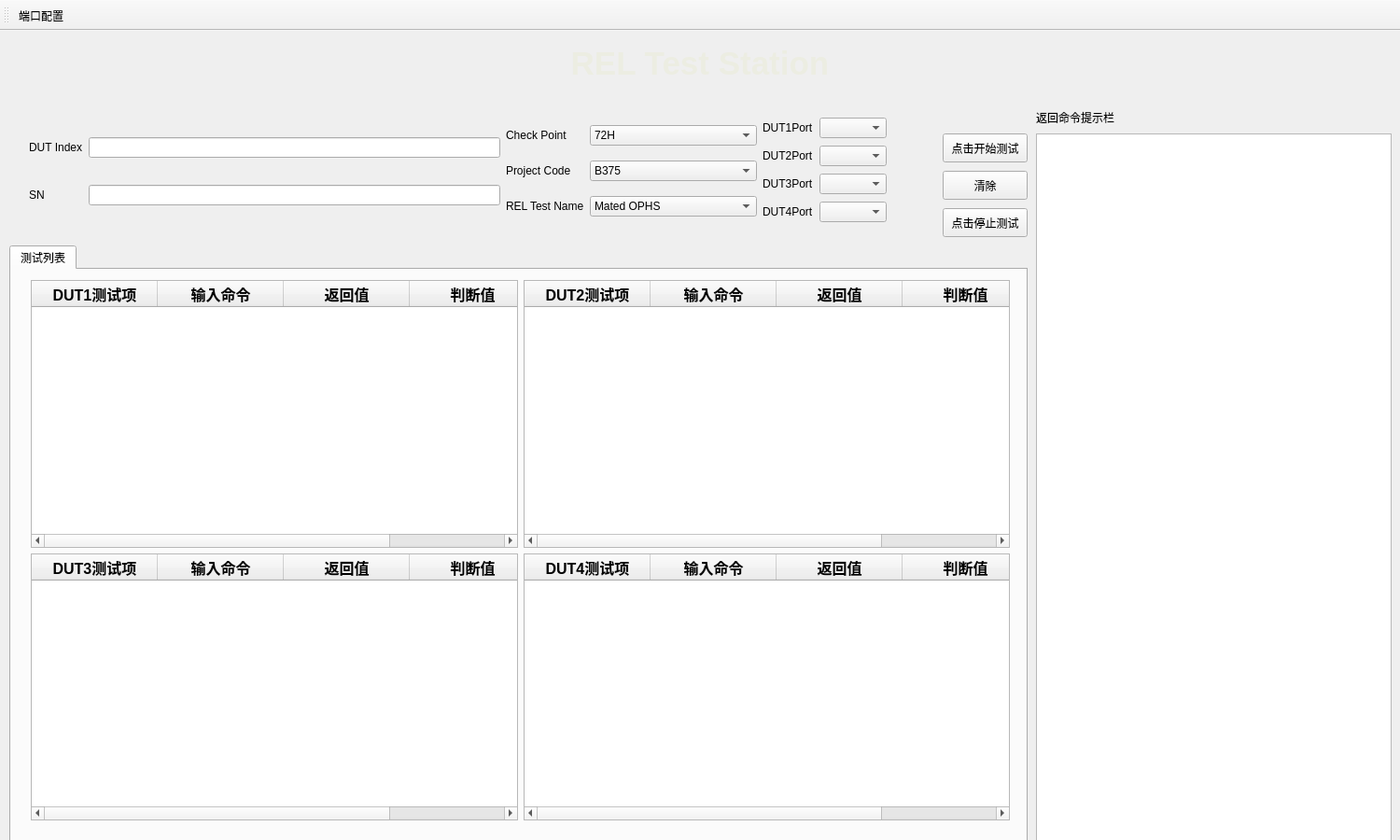
<?xml version="1.0" encoding="UTF-8"?>
<ui version="4.0">
 <class>MainWindow</class>
 <widget class="QMainWindow" name="MainWindow">
  <property name="enabled">
   <bool>true</bool>
  </property>
  <property name="geometry">
   <rect>
    <x>0</x>
    <y>0</y>
    <width>1500</width>
    <height>900</height>
   </rect>
  </property>
  <property name="minimumSize">
   <size>
    <width>1500</width>
    <height>900</height>
   </size>
  </property>
  <property name="maximumSize">
   <size>
    <width>1500</width>
    <height>900</height>
   </size>
  </property>
  <property name="windowTitle">
   <string>REL Test Plant</string>
  </property>
  <property name="autoFillBackground">
   <bool>false</bool>
  </property>
  <property name="animated">
   <bool>true</bool>
  </property>
  <widget class="QWidget" name="centralWidget">
   <widget class="QLabel" name="Picturelabel">
    <property name="geometry">
     <rect>
      <x>10</x>
      <y>10</y>
      <width>1480</width>
      <height>51</height>
     </rect>
    </property>
    <property name="maximumSize">
     <size>
      <width>1500</width>
      <height>70</height>
     </size>
    </property>
    <property name="text">
     <string/>
    </property>
    <property name="scaledContents">
     <bool>true</bool>
    </property>
    <property name="alignment">
     <set>Qt::AlignCenter</set>
    </property>
   </widget>
   <widget class="QTabWidget" name="Boxswitch">
    <property name="geometry">
     <rect>
      <x>10</x>
      <y>230</y>
      <width>1091</width>
      <height>641</height>
     </rect>
    </property>
    <property name="currentIndex">
     <number>0</number>
    </property>
    <widget class="QWidget" name="tab1">
     <attribute name="title">
      <string>测试列表</string>
     </attribute>
     <widget class="QWidget" name="layoutWidget">
      <property name="geometry">
       <rect>
        <x>10</x>
        <y>0</y>
        <width>1071</width>
        <height>601</height>
       </rect>
      </property>
      <layout class="QGridLayout" name="gridLayout_2">
       <item row="0" column="0">
        <widget class="QTableWidget" name="box1table1">
         <property name="palette">
          <palette>
           <active>
            <colorrole role="WindowText">
             <brush brushstyle="SolidPattern">
              <color alpha="255">
               <red>0</red>
               <green>0</green>
               <blue>0</blue>
              </color>
             </brush>
            </colorrole>
            <colorrole role="Text">
             <brush brushstyle="SolidPattern">
              <color alpha="255">
               <red>0</red>
               <green>0</green>
               <blue>0</blue>
              </color>
             </brush>
            </colorrole>
            <colorrole role="LinkVisited">
             <brush brushstyle="SolidPattern">
              <color alpha="255">
               <red>255</red>
               <green>255</green>
               <blue>255</blue>
              </color>
             </brush>
            </colorrole>
           </active>
           <inactive>
            <colorrole role="WindowText">
             <brush brushstyle="SolidPattern">
              <color alpha="216">
               <red>0</red>
               <green>0</green>
               <blue>0</blue>
              </color>
             </brush>
            </colorrole>
            <colorrole role="Text">
             <brush brushstyle="SolidPattern">
              <color alpha="216">
               <red>0</red>
               <green>0</green>
               <blue>0</blue>
              </color>
             </brush>
            </colorrole>
            <colorrole role="LinkVisited">
             <brush brushstyle="SolidPattern">
              <color alpha="255">
               <red>255</red>
               <green>0</green>
               <blue>255</blue>
              </color>
             </brush>
            </colorrole>
           </inactive>
           <disabled>
            <colorrole role="WindowText">
             <brush brushstyle="SolidPattern">
              <color alpha="255">
               <red>120</red>
               <green>120</green>
               <blue>120</blue>
              </color>
             </brush>
            </colorrole>
            <colorrole role="Text">
             <brush brushstyle="SolidPattern">
              <color alpha="63">
               <red>0</red>
               <green>0</green>
               <blue>0</blue>
              </color>
             </brush>
            </colorrole>
            <colorrole role="LinkVisited">
             <brush brushstyle="SolidPattern">
              <color alpha="255">
               <red>255</red>
               <green>0</green>
               <blue>255</blue>
              </color>
             </brush>
            </colorrole>
           </disabled>
          </palette>
         </property>
         <property name="styleSheet">
          <string notr="true"/>
         </property>
         <property name="textElideMode">
          <enum>Qt::ElideLeft</enum>
         </property>
         <attribute name="horizontalHeaderMinimumSectionSize">
          <number>50</number>
         </attribute>
         <attribute name="horizontalHeaderDefaultSectionSize">
          <number>135</number>
         </attribute>
         <attribute name="verticalHeaderMinimumSectionSize">
          <number>50</number>
         </attribute>
         <attribute name="verticalHeaderDefaultSectionSize">
          <number>50</number>
         </attribute>
         <column>
          <property name="text">
           <string>DUT1测试项</string>
          </property>
          <property name="font">
           <font>
            <pointsize>12</pointsize>
            <bold>true</bold>
           </font>
          </property>
          <property name="background">
           <color>
            <red>235</red>
            <green>235</green>
            <blue>235</blue>
           </color>
          </property>
         </column>
         <column>
          <property name="text">
           <string>输入命令</string>
          </property>
          <property name="font">
           <font>
            <pointsize>12</pointsize>
            <bold>true</bold>
           </font>
          </property>
          <property name="background">
           <color>
            <red>235</red>
            <green>235</green>
            <blue>235</blue>
           </color>
          </property>
         </column>
         <column>
          <property name="text">
           <string>返回值</string>
          </property>
          <property name="font">
           <font>
            <pointsize>12</pointsize>
            <bold>true</bold>
           </font>
          </property>
          <property name="background">
           <color>
            <red>235</red>
            <green>235</green>
            <blue>235</blue>
           </color>
          </property>
         </column>
         <column>
          <property name="text">
           <string>判断值</string>
          </property>
          <property name="font">
           <font>
            <pointsize>12</pointsize>
            <bold>true</bold>
           </font>
          </property>
          <property name="background">
           <color>
            <red>235</red>
            <green>235</green>
            <blue>235</blue>
           </color>
          </property>
         </column>
        </widget>
       </item>
       <item row="0" column="1">
        <widget class="QTableWidget" name="box1table2">
         <property name="palette">
          <palette>
           <active>
            <colorrole role="WindowText">
             <brush brushstyle="SolidPattern">
              <color alpha="255">
               <red>0</red>
               <green>255</green>
               <blue>0</blue>
              </color>
             </brush>
            </colorrole>
            <colorrole role="LinkVisited">
             <brush brushstyle="SolidPattern">
              <color alpha="255">
               <red>0</red>
               <green>255</green>
               <blue>0</blue>
              </color>
             </brush>
            </colorrole>
           </active>
           <inactive>
            <colorrole role="WindowText">
             <brush brushstyle="SolidPattern">
              <color alpha="255">
               <red>0</red>
               <green>0</green>
               <blue>0</blue>
              </color>
             </brush>
            </colorrole>
            <colorrole role="LinkVisited">
             <brush brushstyle="SolidPattern">
              <color alpha="255">
               <red>0</red>
               <green>255</green>
               <blue>0</blue>
              </color>
             </brush>
            </colorrole>
           </inactive>
           <disabled>
            <colorrole role="WindowText">
             <brush brushstyle="SolidPattern">
              <color alpha="255">
               <red>120</red>
               <green>120</green>
               <blue>120</blue>
              </color>
             </brush>
            </colorrole>
            <colorrole role="LinkVisited">
             <brush brushstyle="SolidPattern">
              <color alpha="255">
               <red>0</red>
               <green>255</green>
               <blue>0</blue>
              </color>
             </brush>
            </colorrole>
           </disabled>
          </palette>
         </property>
         <property name="textElideMode">
          <enum>Qt::ElideLeft</enum>
         </property>
         <attribute name="horizontalHeaderMinimumSectionSize">
          <number>50</number>
         </attribute>
         <attribute name="horizontalHeaderDefaultSectionSize">
          <number>135</number>
         </attribute>
         <attribute name="verticalHeaderMinimumSectionSize">
          <number>50</number>
         </attribute>
         <attribute name="verticalHeaderDefaultSectionSize">
          <number>50</number>
         </attribute>
         <column>
          <property name="text">
           <string>DUT2测试项</string>
          </property>
          <property name="font">
           <font>
            <pointsize>12</pointsize>
            <bold>true</bold>
           </font>
          </property>
         </column>
         <column>
          <property name="text">
           <string>输入命令</string>
          </property>
          <property name="font">
           <font>
            <pointsize>12</pointsize>
            <bold>true</bold>
           </font>
          </property>
         </column>
         <column>
          <property name="text">
           <string>返回值</string>
          </property>
          <property name="font">
           <font>
            <pointsize>12</pointsize>
            <bold>true</bold>
           </font>
          </property>
         </column>
         <column>
          <property name="text">
           <string>判断值</string>
          </property>
          <property name="font">
           <font>
            <pointsize>12</pointsize>
            <bold>true</bold>
           </font>
          </property>
          <property name="background">
           <color>
            <red>235</red>
            <green>235</green>
            <blue>235</blue>
           </color>
          </property>
         </column>
        </widget>
       </item>
       <item row="1" column="0">
        <widget class="QTableWidget" name="box1table3">
         <property name="palette">
          <palette>
           <active>
            <colorrole role="WindowText">
             <brush brushstyle="SolidPattern">
              <color alpha="255">
               <red>0</red>
               <green>255</green>
               <blue>0</blue>
              </color>
             </brush>
            </colorrole>
            <colorrole role="LinkVisited">
             <brush brushstyle="SolidPattern">
              <color alpha="255">
               <red>0</red>
               <green>255</green>
               <blue>0</blue>
              </color>
             </brush>
            </colorrole>
           </active>
           <inactive>
            <colorrole role="WindowText">
             <brush brushstyle="SolidPattern">
              <color alpha="255">
               <red>0</red>
               <green>0</green>
               <blue>0</blue>
              </color>
             </brush>
            </colorrole>
            <colorrole role="LinkVisited">
             <brush brushstyle="SolidPattern">
              <color alpha="255">
               <red>0</red>
               <green>255</green>
               <blue>0</blue>
              </color>
             </brush>
            </colorrole>
           </inactive>
           <disabled>
            <colorrole role="WindowText">
             <brush brushstyle="SolidPattern">
              <color alpha="255">
               <red>120</red>
               <green>120</green>
               <blue>120</blue>
              </color>
             </brush>
            </colorrole>
            <colorrole role="LinkVisited">
             <brush brushstyle="SolidPattern">
              <color alpha="255">
               <red>0</red>
               <green>255</green>
               <blue>0</blue>
              </color>
             </brush>
            </colorrole>
           </disabled>
          </palette>
         </property>
         <property name="textElideMode">
          <enum>Qt::ElideLeft</enum>
         </property>
         <attribute name="horizontalHeaderMinimumSectionSize">
          <number>50</number>
         </attribute>
         <attribute name="horizontalHeaderDefaultSectionSize">
          <number>135</number>
         </attribute>
         <attribute name="verticalHeaderMinimumSectionSize">
          <number>50</number>
         </attribute>
         <attribute name="verticalHeaderDefaultSectionSize">
          <number>50</number>
         </attribute>
         <column>
          <property name="text">
           <string>DUT3测试项</string>
          </property>
          <property name="font">
           <font>
            <pointsize>12</pointsize>
            <bold>true</bold>
           </font>
          </property>
         </column>
         <column>
          <property name="text">
           <string>输入命令</string>
          </property>
          <property name="font">
           <font>
            <pointsize>12</pointsize>
            <bold>true</bold>
           </font>
          </property>
         </column>
         <column>
          <property name="text">
           <string>返回值</string>
          </property>
          <property name="font">
           <font>
            <pointsize>12</pointsize>
            <bold>true</bold>
           </font>
          </property>
         </column>
         <column>
          <property name="text">
           <string>判断值</string>
          </property>
          <property name="font">
           <font>
            <pointsize>12</pointsize>
            <bold>true</bold>
           </font>
          </property>
          <property name="background">
           <color>
            <red>235</red>
            <green>235</green>
            <blue>235</blue>
           </color>
          </property>
         </column>
        </widget>
       </item>
       <item row="1" column="1">
        <widget class="QTableWidget" name="box1table4">
         <property name="palette">
          <palette>
           <active>
            <colorrole role="WindowText">
             <brush brushstyle="SolidPattern">
              <color alpha="255">
               <red>0</red>
               <green>255</green>
               <blue>0</blue>
              </color>
             </brush>
            </colorrole>
            <colorrole role="LinkVisited">
             <brush brushstyle="SolidPattern">
              <color alpha="255">
               <red>0</red>
               <green>255</green>
               <blue>0</blue>
              </color>
             </brush>
            </colorrole>
           </active>
           <inactive>
            <colorrole role="WindowText">
             <brush brushstyle="SolidPattern">
              <color alpha="255">
               <red>0</red>
               <green>0</green>
               <blue>0</blue>
              </color>
             </brush>
            </colorrole>
            <colorrole role="LinkVisited">
             <brush brushstyle="SolidPattern">
              <color alpha="255">
               <red>0</red>
               <green>255</green>
               <blue>0</blue>
              </color>
             </brush>
            </colorrole>
           </inactive>
           <disabled>
            <colorrole role="WindowText">
             <brush brushstyle="SolidPattern">
              <color alpha="255">
               <red>120</red>
               <green>120</green>
               <blue>120</blue>
              </color>
             </brush>
            </colorrole>
            <colorrole role="LinkVisited">
             <brush brushstyle="SolidPattern">
              <color alpha="255">
               <red>0</red>
               <green>255</green>
               <blue>0</blue>
              </color>
             </brush>
            </colorrole>
           </disabled>
          </palette>
         </property>
         <property name="textElideMode">
          <enum>Qt::ElideLeft</enum>
         </property>
         <attribute name="horizontalHeaderMinimumSectionSize">
          <number>50</number>
         </attribute>
         <attribute name="horizontalHeaderDefaultSectionSize">
          <number>135</number>
         </attribute>
         <attribute name="verticalHeaderMinimumSectionSize">
          <number>50</number>
         </attribute>
         <attribute name="verticalHeaderDefaultSectionSize">
          <number>50</number>
         </attribute>
         <column>
          <property name="text">
           <string>DUT4测试项</string>
          </property>
          <property name="font">
           <font>
            <pointsize>12</pointsize>
            <bold>true</bold>
           </font>
          </property>
         </column>
         <column>
          <property name="text">
           <string>输入命令</string>
          </property>
          <property name="font">
           <font>
            <pointsize>12</pointsize>
            <bold>true</bold>
           </font>
          </property>
         </column>
         <column>
          <property name="text">
           <string>返回值</string>
          </property>
          <property name="font">
           <font>
            <pointsize>12</pointsize>
            <bold>true</bold>
           </font>
          </property>
         </column>
         <column>
          <property name="text">
           <string>判断值</string>
          </property>
          <property name="font">
           <font>
            <pointsize>12</pointsize>
            <bold>true</bold>
           </font>
          </property>
          <property name="background">
           <color>
            <red>235</red>
            <green>235</green>
            <blue>235</blue>
           </color>
          </property>
         </column>
        </widget>
       </item>
      </layout>
     </widget>
    </widget>
   </widget>
   <widget class="QLabel" name="ICTlabel">
    <property name="geometry">
     <rect>
      <x>10</x>
      <y>10</y>
      <width>1480</width>
      <height>51</height>
     </rect>
    </property>
    <property name="maximumSize">
     <size>
      <width>1490</width>
      <height>70</height>
     </size>
    </property>
    <property name="font">
     <font>
      <pointsize>26</pointsize>
     </font>
    </property>
    <property name="frameShape">
     <enum>QFrame::NoFrame</enum>
    </property>
    <property name="text">
     <string>&lt;html&gt;&lt;head/&gt;&lt;body&gt;&lt;p&gt;&lt;span style=&quot; font-weight:700; color:#ecede2;&quot;&gt;REL Test Station&lt;/span&gt;&lt;/p&gt;&lt;/body&gt;&lt;/html&gt;</string>
    </property>
    <property name="alignment">
     <set>Qt::AlignCenter</set>
    </property>
   </widget>
   <widget class="QPushButton" name="BeginButton">
    <property name="geometry">
     <rect>
      <x>1010</x>
      <y>110</y>
      <width>91</width>
      <height>31</height>
     </rect>
    </property>
    <property name="text">
     <string>点击开始测试</string>
    </property>
   </widget>
   <widget class="QTextEdit" name="textEdit">
    <property name="geometry">
     <rect>
      <x>1110</x>
      <y>110</y>
      <width>381</width>
      <height>761</height>
     </rect>
    </property>
   </widget>
   <widget class="QPushButton" name="ClearButton">
    <property name="geometry">
     <rect>
      <x>1010</x>
      <y>150</y>
      <width>91</width>
      <height>31</height>
     </rect>
    </property>
    <property name="text">
     <string>清除</string>
    </property>
   </widget>
   <widget class="QPushButton" name="StopButton">
    <property name="geometry">
     <rect>
      <x>1010</x>
      <y>190</y>
      <width>91</width>
      <height>31</height>
     </rect>
    </property>
    <property name="text">
     <string>点击停止测试</string>
    </property>
   </widget>
   <widget class="QLabel" name="label_11">
    <property name="geometry">
     <rect>
      <x>1110</x>
      <y>80</y>
      <width>101</width>
      <height>26</height>
     </rect>
    </property>
    <property name="text">
     <string>返回命令提示栏</string>
    </property>
   </widget>
   <widget class="QWidget" name="">
    <property name="geometry">
     <rect>
      <x>20</x>
      <y>80</y>
      <width>941</width>
      <height>142</height>
     </rect>
    </property>
    <layout class="QHBoxLayout" name="horizontalLayout">
     <item>
      <layout class="QGridLayout" name="gridLayout_3">
       <item row="0" column="0">
        <widget class="QLabel" name="label">
         <property name="text">
          <string>DUT Index</string>
         </property>
        </widget>
       </item>
       <item row="0" column="1">
        <widget class="QLineEdit" name="lineEdit"/>
       </item>
       <item row="1" column="0">
        <widget class="QLabel" name="label_2">
         <property name="text">
          <string>SN</string>
         </property>
        </widget>
       </item>
       <item row="1" column="1">
        <widget class="QLineEdit" name="lineEdit_2"/>
       </item>
      </layout>
     </item>
     <item>
      <layout class="QGridLayout" name="gridLayout">
       <item row="1" column="0">
        <widget class="QLabel" name="label_3">
         <property name="text">
          <string>Project Code</string>
         </property>
        </widget>
       </item>
       <item row="1" column="1">
        <widget class="QComboBox" name="SeqCombox">
         <item>
          <property name="text">
           <string>B375</string>
          </property>
         </item>
         <item>
          <property name="text">
           <string>B627</string>
          </property>
         </item>
        </widget>
       </item>
       <item row="0" column="0">
        <widget class="QLabel" name="label_4">
         <property name="text">
          <string>Check Point</string>
         </property>
        </widget>
       </item>
       <item row="0" column="1">
        <widget class="QComboBox" name="typeCombox">
         <item>
          <property name="text">
           <string>72H</string>
          </property>
         </item>
         <item>
          <property name="text">
           <string>144H</string>
          </property>
         </item>
         <item>
          <property name="text">
           <string>216H</string>
          </property>
         </item>
         <item>
          <property name="text">
           <string>288H</string>
          </property>
         </item>
        </widget>
       </item>
       <item row="2" column="0">
        <widget class="QLabel" name="label_5">
         <property name="text">
          <string>REL Test Name</string>
         </property>
        </widget>
       </item>
       <item row="2" column="1">
        <widget class="QComboBox" name="comboBox">
         <item>
          <property name="text">
           <string>Mated OPHS</string>
          </property>
         </item>
         <item>
          <property name="text">
           <string>Another OPHS Test Name2</string>
          </property>
         </item>
         <item>
          <property name="text">
           <string>OPHS - Hahah</string>
          </property>
         </item>
        </widget>
       </item>
      </layout>
     </item>
     <item>
      <layout class="QGridLayout" name="gridLayout_4">
       <item row="0" column="0">
        <widget class="QLabel" name="label_6">
         <property name="text">
          <string>DUT1Port</string>
         </property>
        </widget>
       </item>
       <item row="0" column="1">
        <widget class="QComboBox" name="Port1"/>
       </item>
       <item row="1" column="0">
        <widget class="QLabel" name="label_7">
         <property name="text">
          <string>DUT2Port</string>
         </property>
        </widget>
       </item>
       <item row="1" column="1">
        <widget class="QComboBox" name="Port2"/>
       </item>
       <item row="2" column="0">
        <widget class="QLabel" name="label_8">
         <property name="text">
          <string>DUT3Port</string>
         </property>
        </widget>
       </item>
       <item row="2" column="1">
        <widget class="QComboBox" name="Port3"/>
       </item>
       <item row="3" column="0">
        <widget class="QLabel" name="label_9">
         <property name="text">
          <string>DUT4Port</string>
         </property>
        </widget>
       </item>
       <item row="3" column="1">
        <widget class="QComboBox" name="Port4"/>
       </item>
      </layout>
     </item>
    </layout>
   </widget>
  </widget>
  <widget class="QToolBar" name="toolBar">
   <property name="windowTitle">
    <string>toolBar</string>
   </property>
   <attribute name="toolBarArea">
    <enum>TopToolBarArea</enum>
   </attribute>
   <attribute name="toolBarBreak">
    <bool>false</bool>
   </attribute>
   <addaction name="action"/>
  </widget>
  <action name="action">
   <property name="text">
    <string>端口配置</string>
   </property>
  </action>
 </widget>
 <layoutdefault spacing="6" margin="11"/>
 <resources/>
 <connections/>
</ui>
